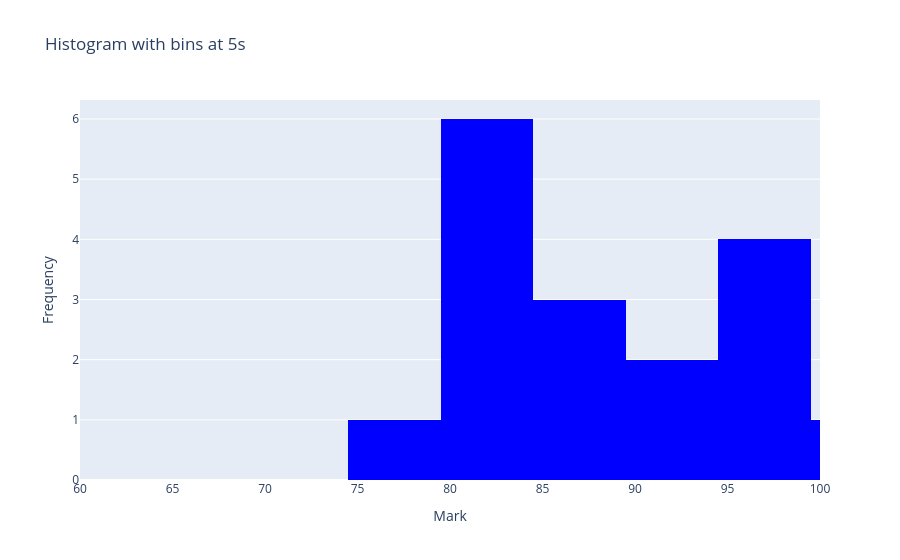

Write notebook code for a chart like this one.
### Code cell
# OPTIONAL - Create histogram using Plotly Express
fig = px.histogram(my_arr, 
                   nbins=len(bins)-1, 
                   range_x=[min_val, 100],  
                   title='Histogram with bins at 5s',
                   labels={'value': 'Mark'},  
                   color_discrete_sequence=['blue'])  


fig.update_xaxes(title_text='Mark')
fig.update_yaxes(title_text='Frequency')


fig.update_layout(showlegend=False)

# Use template for the hover
fig.update_traces(hovertemplate='Mark: %{x}<br>Count: %{y}<extra></extra>')

fig.show()

### Figure 1 — Plotly figure (JSON) as saved in the notebook; plotly's stock layout.template omitted (floating-point values rounded to 4 significant figures)
{"data": [{"bingroup": "x", "hovertemplate": "Mark: %{x}<br>Count: %{y}<extra></extra>", "legendgroup": "Python Test 1", "marker": {"color": "blue", "pattern": {"shape": ""}}, "name": "Python Test 1", "nbinsx": 8, "orientation": "v", "showlegend": true, "type": "histogram", "x": [100.0, 96.0, 96.0, 96.0, 96.0, 92.0, 92.0, 88.0, 88.0, 88.0, 84.0, 84.0, 84.0, 80.0, 80.0, 80.0, 76.0], "xaxis": "x", "yaxis": "y"}], "layout": {"barmode": "relative", "legend": {"title": {"text": "variable"}, "tracegroupgap": 0}, "showlegend": false, "title": {"text": "Histogram with bins at 5s"}, "xaxis": {"anchor": "y", "domain": [0, 1], "range": [60, 100], "title": {"text": "Mark"}}, "yaxis": {"anchor": "x", "domain": [0, 1], "title": {"text": "Frequency"}}}}
